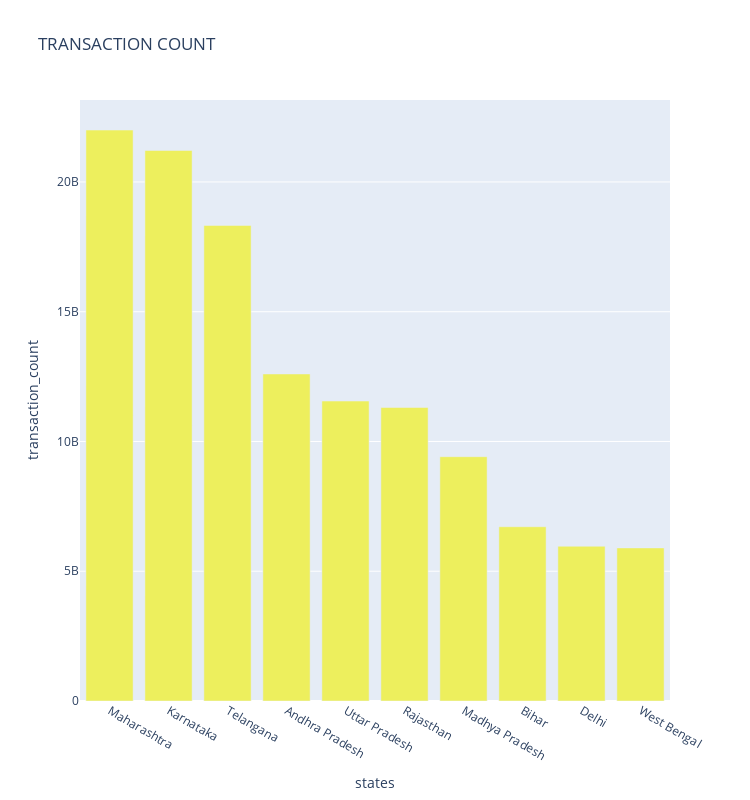
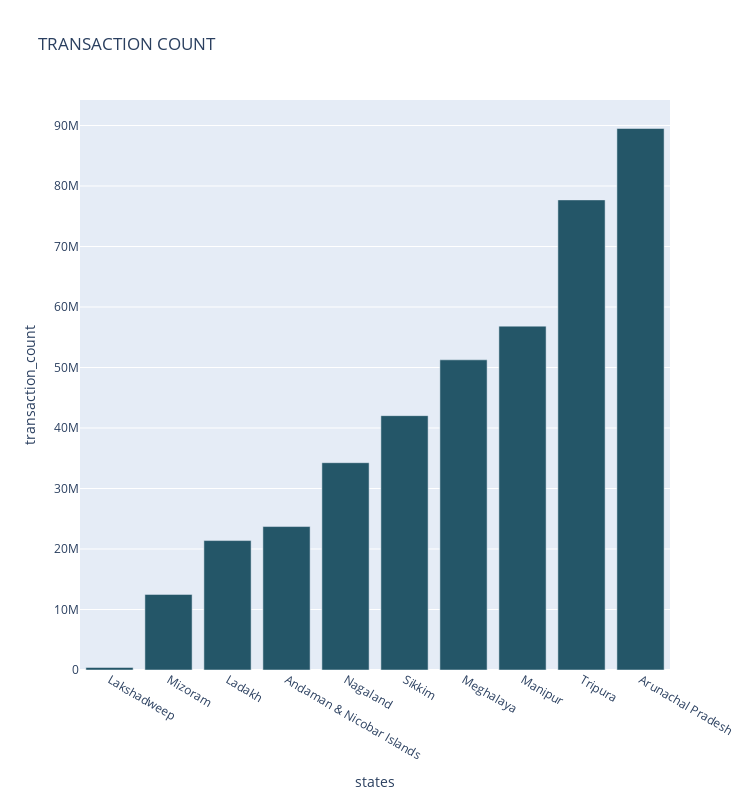
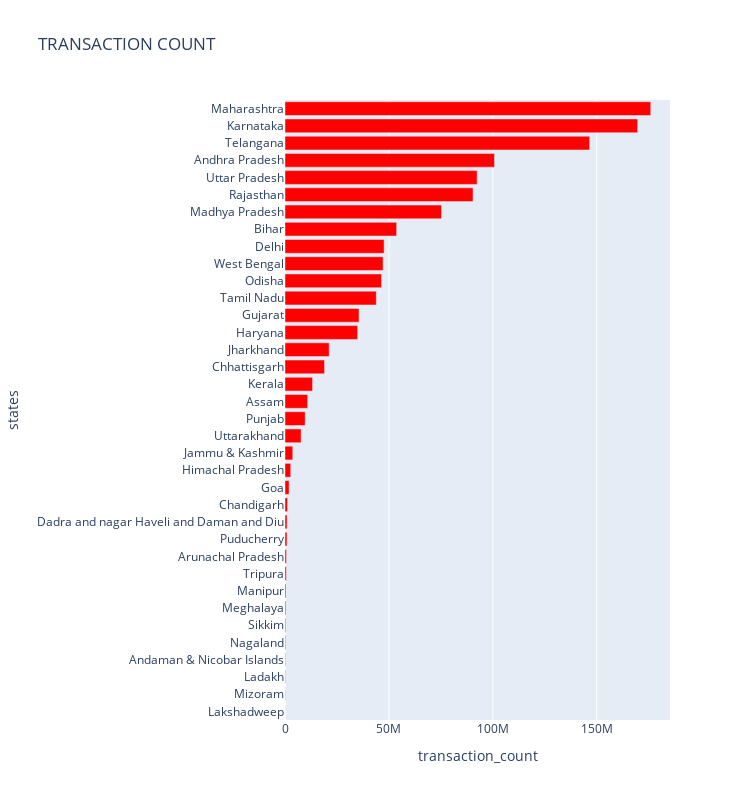

These figures' notebook cell, in order:
### Code cell
Top_Chart_Transaction_count("aggregated_transaction")

### Figure 1 — Plotly figure (JSON) as saved in the notebook; plotly's stock layout.template omitted (floating-point values rounded to 4 significant figures)
{"data": [{"alignmentgroup": "True", "hovertemplate": "states=%{x}<br>transaction_count=%{y}<extra></extra>", "legendgroup": "", "marker": {"color": "rgb(237, 239, 93)", "pattern": {"shape": ""}}, "name": "", "offsetgroup": "", "orientation": "v", "showlegend": false, "textposition": "auto", "type": "bar", "x": ["Maharashtra", "Karnataka", "Telangana", "Andhra Pradesh", "Uttar Pradesh", "Rajasthan", "Madhya Pradesh", "Bihar", "Delhi", "West Bengal"], "xaxis": "x", "y": [22000078096, 21212742912, 18324830797, 12600757517, 11557218971, 11310808210, 9413563710, 6714594541, 5962388642, 5898966853], "yaxis": "y"}], "layout": {"barmode": "relative", "height": 800, "legend": {"tracegroupgap": 0}, "title": {"text": "TRANSACTION COUNT"}, "width": 750, "xaxis": {"anchor": "y", "domain": [0, 1], "title": {"text": "states"}}, "yaxis": {"anchor": "x", "domain": [0, 1], "title": {"text": "transaction_count"}}}}

### Figure 2 — Plotly figure (JSON) as saved in the notebook; plotly's stock layout.template omitted (floating-point values rounded to 4 significant figures)
{"data": [{"alignmentgroup": "True", "hovertemplate": "states=%{x}<br>transaction_count=%{y}<extra></extra>", "legendgroup": "", "marker": {"color": "rgb(36, 86, 104)", "pattern": {"shape": ""}}, "name": "", "offsetgroup": "", "orientation": "v", "showlegend": false, "textposition": "auto", "type": "bar", "x": ["Lakshadweep", "Mizoram", "Ladakh", "Andaman & Nicobar Islands", "Nagaland", "Sikkim", "Meghalaya", "Manipur", "Tripura", "Arunachal Pradesh"], "xaxis": "x", "y": [419654, 12496022, 21393347, 23710577, 34266856, 42041869, 51269254, 56836497, 77705209, 89504386], "yaxis": "y"}], "layout": {"barmode": "relative", "height": 800, "legend": {"tracegroupgap": 0}, "title": {"text": "TRANSACTION COUNT"}, "width": 750, "xaxis": {"anchor": "y", "domain": [0, 1], "title": {"text": "states"}}, "yaxis": {"anchor": "x", "domain": [0, 1], "title": {"text": "transaction_count"}}}}

### Figure 3 — Plotly figure (JSON) as saved in the notebook; plotly's stock layout.template omitted (floating-point values rounded to 4 significant figures)
{"data": [{"alignmentgroup": "True", "hovertemplate": "transaction_count=%{x}<br>states=%{y}<extra></extra>", "legendgroup": "", "marker": {"color": "rgb(255,0,0)", "pattern": {"shape": ""}}, "name": "", "offsetgroup": "", "orientation": "h", "showlegend": false, "textposition": "auto", "type": "bar", "x": [3527.0, 99970.0, 171100.0, 189700.0, 274100.0, 336300.0, 410200.0, 454700.0, 621600.0, 716000.0, 955800.0, 991300.0, 1213000.0, 1960000.0, 2758000.0, 3733000.0, 7759000.0, 9707000.0, 10910000.0, 13270000.0, 19020000.0, 21260000.0, 34960000.0, 35610000.0, 43940000.0, 46460000.0, 47190000.0, 47700000.0, 53720000.0, 75310000.0, 90490000.0, 92460000.0, 100800000.0, 146600000.0, 169700000.0, 176000000.0], "xaxis": "x", "y": ["Lakshadweep", "Mizoram", "Ladakh", "Andaman & Nicobar Islands", "Nagaland", "Sikkim", "Meghalaya", "Manipur", "Tripura", "Arunachal Pradesh", "Puducherry", "Dadra and nagar Haveli and Daman and Diu", "Chandigarh", "Goa", "Himachal Pradesh", "Jammu & Kashmir", "Uttarakhand", "Punjab", "Assam", "Kerala", "Chhattisgarh", "Jharkhand", "Haryana", "Gujarat", "Tamil Nadu", "Odisha", "West Bengal", "Delhi", "Bihar", "Madhya Pradesh", "Rajasthan", "Uttar Pradesh", "Andhra Pradesh", "Telangana", "Karnataka", "Maharashtra"], "yaxis": "y"}], "layout": {"barmode": "relative", "height": 800, "legend": {"tracegroupgap": 0}, "title": {"text": "TRANSACTION COUNT"}, "width": 750, "xaxis": {"anchor": "y", "domain": [0, 1], "title": {"text": "transaction_count"}}, "yaxis": {"anchor": "x", "domain": [0, 1], "title": {"text": "states"}}}}
